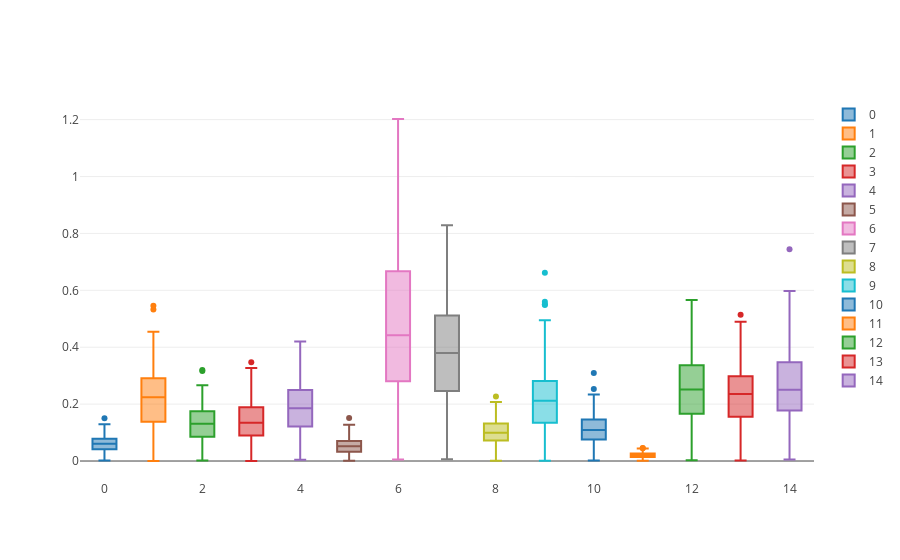

Notebook code cell kept with this figure:
### Code cell
aux = q_u_DF.drop(columns=['movieId']).transpose()
data = []
for i in range(len(aux)):
    trace = go.Box(
        y = aux.iloc[i,:].values,
        name = str(i)
    )

    data.append(trace)

iplot(data)

### Figure 1 — Plotly figure (JSON) as saved in the notebook; plotly's stock layout.template omitted (floating-point values rounded to 4 significant figures; data arrays with more than 128 entries replaced by an {"elided": "..."} marker saying what was removed)
{"data": [{"name": "0", "type": "box", "uid": "b79e919b-0fba-41d2-a616-e987aa0fcb7a", "y": {"elided": "300 float values"}}, {"name": "1", "type": "box", "uid": "3bd7055d-d96b-4949-9d3a-116efbb191d3", "y": {"elided": "300 float values"}}, {"name": "2", "type": "box", "uid": "d06cab82-0b15-42d2-8d69-2ba51365193b", "y": {"elided": "300 float values"}}, {"name": "3", "type": "box", "uid": "2ab64281-5b49-4a5c-8288-6ee2384c573a", "y": {"elided": "300 float values"}}, {"name": "4", "type": "box", "uid": "f14f6c81-4b90-4409-8952-57598ee74a11", "y": {"elided": "300 float values"}}, {"name": "5", "type": "box", "uid": "ca0c5002-c489-4ec8-bae3-f39df0a42b5b", "y": {"elided": "300 float values"}}, {"name": "6", "type": "box", "uid": "bdea4859-c0b6-468f-96ea-4733b9854814", "y": {"elided": "300 float values"}}, {"name": "7", "type": "box", "uid": "5fd576f8-a401-44d8-b512-67c2c58ac992", "y": {"elided": "300 float values"}}, {"name": "8", "type": "box", "uid": "19541587-9951-4a69-a80f-a7df7a911ecb", "y": {"elided": "300 float values"}}, {"name": "9", "type": "box", "uid": "eca999ea-3663-4d19-b9ff-341908faa4d7", "y": {"elided": "300 float values"}}, {"name": "10", "type": "box", "uid": "6bbf9710-bf33-44ba-a6da-a96f00be32f2", "y": {"elided": "300 float values"}}, {"name": "11", "type": "box", "uid": "efdc4676-72f8-4e91-9786-9ba785782a60", "y": {"elided": "300 float values"}}, {"name": "12", "type": "box", "uid": "12ec446a-167a-4e2a-ad66-3de3e356b669", "y": {"elided": "300 float values"}}, {"name": "13", "type": "box", "uid": "8ac400bf-d913-4693-a2a1-0e905c3b0692", "y": {"elided": "300 float values"}}, {"name": "14", "type": "box", "uid": "d26a4ff9-2412-4724-a43e-73eed10bba45", "y": {"elided": "300 float values"}}], "layout": {"autosize": true, "xaxis": {"autorange": true, "range": [-0.5, 14.5], "type": "linear"}, "yaxis": {"autorange": true, "range": [-0.06671, 1.269], "type": "linear"}}}
